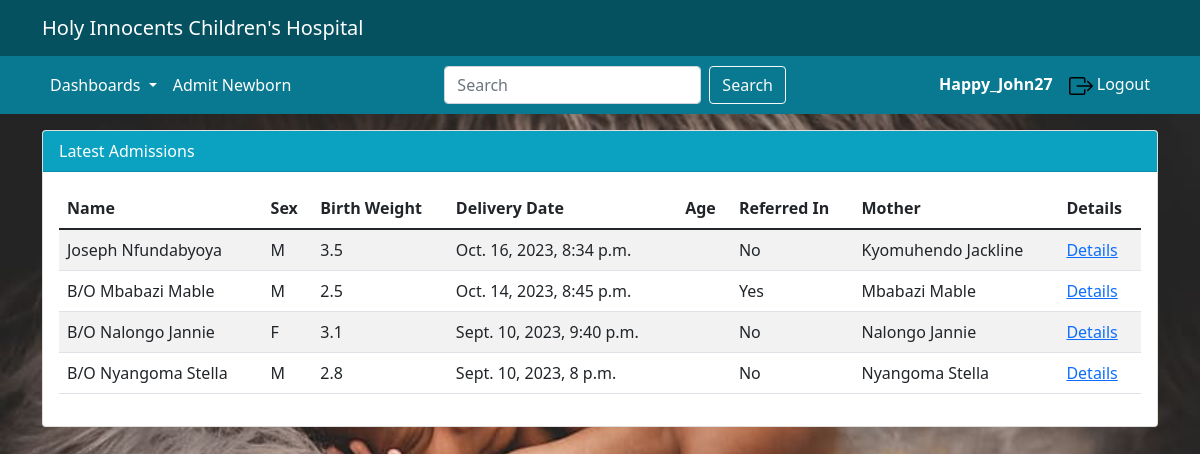
The page / (signed in) on the database its author committed.
### newborn/models.py (models this page shows, shortened)
class NewbornAdmission(models.Model):
    PLACE_OF_BIRTH_CHOICES = [
        ('Hospital', 'Hospital'),
        ('Along the road', 'Along the road'),
        ('Home', 'Home'),
    ]
    MODE_OF_DELIVERY_CHOICES = [
        ('SVD', 'SVD (Spontaneous Vaginal Delivery)'),
        ('C/S', 'C/S (Caesarean Section)'),
    ]
    MEANS_OF_TRANSPORT_CHOICES = [
        ('Ambulance', 'Ambulance'),
        ('Public means', 'Public means'),
    ]
    YES_NO_CHOICES = [
        ('Yes', 'Yes'),
        ('No', 'No'),
    ]
    SEX = [
        ('M', 'M'),
        ('F', 'F'),
    ]
    admission_date = models.DateTimeField()
    name = models.CharField(max_length=100)
    sex = models.CharField(max_length=100, choices=SEX)
    birth_weight = models.DecimalField(max_digits=2, decimal_places=1)
    delivery_date = models.DateTimeField()
    place_of_birth = models.CharField(max_length=20, choices=PLACE_OF_BIRTH_CHOICES)
    hospital_name = models.CharField(max_length=100, blank=True, null=True)
    mode_of_delivery = models.CharField(max_length=3, choices=MODE_OF_DELIVERY_CHOICES)
    indication = models.CharField(max_length=100, blank=True, null=True)
    resuscitation_done = models.CharField(max_length=3, choices=YES_NO_CHOICES)
    resuscitation_choices_1 = models.BooleanField(verbose_name='Bag&Mask', default=False, blank=True)
    resuscitation_choices_2 = models.BooleanField(verbose_name='Oxygen', default=False, blank=True)
    referred_in = models.CharField(max_length=3, choices=YES_NO_CHOICES)
    facility_name = models.CharField(max_length=100, blank=True, null=True)
    referral_date_time = models.DateTimeField(blank=True, null=True)
    reason_for_referral = models.CharField(max_length=100, blank=True, null=True)
    means_of_transport = models.CharField(max_length=20, choices=MEANS_OF_TRANSPORT_CHOICES, blank=True, null=True)
    oxygen_transport = models.CharField(max_length=3, choices=YES_NO_CHOICES, blank=True, null=True)
    mother = models.ForeignKey(MotherDetails, on_delete=models.CASCADE, null=True)

class MotherDetails(models.Model):
    name = models.CharField(max_length=50)
    age = models.IntegerField(default=28)
    blood_group = models.CharField(max_length=50, choices=BLOOD_GROUP)
    parity = models.CharField(max_length=100)
    number_of_living_children = models.CharField(max_length=100)
    hiv_status = models.CharField(max_length=50, choices=HIV_STATUS)
    level_of_education = models.CharField(max_length=50, choices=LEVEL_OF_EDUCATION)
    occupation = models.CharField(max_length=50, choices=OCCUPATION)
    location = models.ForeignKey(MotherLocation, on_delete=models.CASCADE, null=True)
    def __str__(self):
        return self.name

### newborn/views.py (the view)
# urls.py: path('', views.landing_page, name='home-page'),
@never_cache
@login_required
def landing_page(request):
    table = NewbornAdmission.objects.all().order_by('-id')[:4]
    return render(request, 'newborn/landing_page.html', {'table': table})

### newborn/templates/newborn/landing_page.html
{% extends 'newborn/base3.html' %}
{% block content %}
    <div class="card">
        <div class="card-header tablenavbar text-white">
            Latest Admissions
        </div>
        <div class="card-body">
            <table class="table table-striped">
                <thead>
                    <tr>
                        <th>Name</th>
                        <th>Sex</th>
                        <th>Birth Weight</th>
                        <th>Delivery Date</th>
                        <th>Age</th>
                        <th>Referred In</th>
                        <th>Mother</th>
                        <th>Details</th>
                    </tr>
                </thead>
                <tbody>
                    {% for admission in table %}
                    <tr>
                        <td>{{ admission.name }}</td>
                        <td>{{ admission.sex }}</td>
                        <td>{{ admission.birth_weight }}</td>
                        <td>{{ admission.delivery_date }}</td>
                        <td>{{ age_days }}</td>
                        <td>{{ admission.referred_in }}</td>
                        <td>{{ admission.mother }}</td>
                        <td><a href="{% url 'clerkship-page' pk=admission.id %}">Details</a></td>
                    </tr>
                    {% endfor %}
                </tbody>
            </table>
        </div>
    </div>
{% endblock %}

### newborn/templates/newborn/base3.html (shortened to what this page needs)
{% load static %}
{% load bootstrap5 %}
<!DOCTYPE html>
<html lang="en">
<head>
    {% load bootstrap_icons %}
    <link rel="stylesheet" type="text/css" href="{% static 'css/main.css' %}">
    <link rel="stylesheet" type="text/css" href="{% static 'bootstrap/css/bootstrap.min.css' %}">
</head>
<body class="landing_page">
<nav class="navbar navbar-expand-lg navbar-dark topnavbar">
    <div class="container">
        <a class="navbar-brand" href="#">Holy Innocents Children's Hospital</a>
    </div>
</nav>
<nav class="navbar navbar-expand-lg navbar-light bottomnavbar">
    <div class="container">
        <ul class="navbar-nav">
            <li class="nav-item dropdown">
                <a class="nav-link dropdown-toggle text-white" href="#" id="navbarDropdown" role="button" data-bs-toggle="dropdown" aria-expanded="false">
                    Dashboards
                </a>
            </li>
            <li class="nav-item">
                <a class="nav-link text-white" href="{% url 'mother-details' %}">Admit Newborn</a>
            </li>
        </ul>
        <form class="d-flex" method="GET", action="{% url 'search-newborn' %}">
            <input class="form-control me-2 mr-2" type="search" placeholder="Search" aria-label="Search" name="searched_item">
            <button class="btn btn-outline-light" type="submit">Search</button>
        </form>
        {% if user.is_authenticated %}
            <ul class="navbar-nav ml-auto">
                <li class="nav-item">
                    <strong><span class="nav-link text-white">{{ user.username }}</span></strong>
                </li>
                <li class="nav-item">
                    <a class="nav-link text-white" href="{% url 'logout' %}">
			    <img src="{% static 'icons/box-arrow-right.svg' %}" alt="Logout Icon" width="24" height="24" style="fill: orange;">
    Logout
</a>
                </li>
            </ul>
        {% endif %}
    </div>
</nav>
<div class="container mt-2">
    {% block content %}
    {% endblock %}
</div>
</body>
</html>

### newborn/static/css/main.css (style rules this page uses)
body.landing_page { background-image: url("/static/images/landing_page.jpg"); background-repeat: no-repeat; background-size: 100% 100%; background-attachment: fixed; }
.topnavbar { background: #055160 !important; }
.bottomnavbar { background:#087990 !important; }
.tablenavbar { background:#0AA2C0 !important; }

### rows shown on the page
NewbornAdmission: name "Joseph Nfundabyoya", sex "M", birth_weight "3.5", delivery_date "Oct. 16, 2023, 8:34 p.m.", referred_in "No", mother "Kyomuhendo Jackline"
NewbornAdmission: name "B/O Mbabazi Mable", sex "M", birth_weight "2.5", delivery_date "Oct. 14, 2023, 8:45 p.m.", referred_in "Yes", mother "Mbabazi Mable"
NewbornAdmission: name "B/O Nalongo Jannie", sex "F", birth_weight "3.1", delivery_date "Sept. 10, 2023, 9:40 p.m.", referred_in "No", mother "Nalongo Jannie"
NewbornAdmission: name "B/O Nyangoma Stella", sex "M", birth_weight "2.8", delivery_date "Sept. 10, 2023, 8 p.m.", referred_in "No", mother "Nyangoma Stella"

### other values the page prints
{{ user.username }} "Happy_John27"
